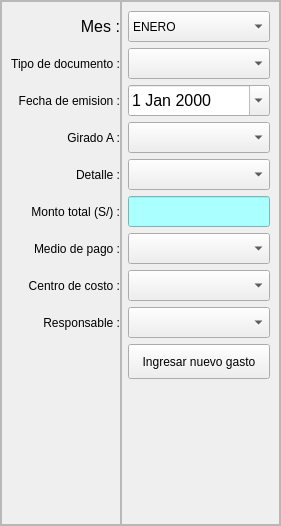
                           <widget class="QFrame" name="frame_14">
                            <property name="styleSheet">
                             <string notr="true"/>
                            </property>
                            <property name="frameShape">
                             <enum>QFrame::StyledPanel</enum>
                            </property>
                            <property name="frameShadow">
                             <enum>QFrame::Raised</enum>
                            </property>
                            <layout class="QHBoxLayout" name="horizontalLayout_9">
                             <property name="spacing">
                              <number>0</number>
                             </property>
                             <property name="leftMargin">
                              <number>0</number>
                             </property>
                             <property name="topMargin">
                              <number>0</number>
                             </property>
                             <property name="rightMargin">
                              <number>0</number>
                             </property>
                             <property name="bottomMargin">
                              <number>0</number>
                             </property>
                             <item>
                              <widget class="QFrame" name="frame_16">
                               <property name="minimumSize">
                                <size>
                                 <width>0</width>
                                 <height>0</height>
                                </size>
                               </property>
                               <property name="maximumSize">
                                <size>
                                 <width>170</width>
                                 <height>16777215</height>
                                </size>
                               </property>
                               <property name="frameShape">
                                <enum>QFrame::StyledPanel</enum>
                               </property>
                               <property name="frameShadow">
                                <enum>QFrame::Raised</enum>
                               </property>
                               <layout class="QVBoxLayout" name="verticalLayout_22">
                                <property name="rightMargin">
                                 <number>0</number>
                                </property>
                                <property name="bottomMargin">
                                 <number>0</number>
                                </property>
                                <item>
                                 <widget class="QLabel" name="label_14">
                                  <property name="minimumSize">
                                   <size>
                                    <width>0</width>
                                    <height>31</height>
                                   </size>
                                  </property>
                                  <property name="font">
                                   <font>
                                    <family>MS Shell Dlg 2</family>
                                    <pointsize>12</pointsize>
                                    <weight>50</weight>
                                    <italic>false</italic>
                                    <bold>false</bold>
                                   </font>
                                  </property>
                                  <property name="text">
                                   <string>Mes :</string>
                                  </property>
                                  <property name="alignment">
                                   <set>Qt::AlignRight|Qt::AlignTrailing|Qt::AlignVCenter</set>
                                  </property>
                                 </widget>
                                </item>
                                <item>
                                 <widget class="QLabel" name="label_15">
                                  <property name="minimumSize">
                                   <size>
                                    <width>0</width>
                                    <height>31</height>
                                   </size>
                                  </property>
                                  <property name="text">
                                   <string>Tipo de documento :</string>
                                  </property>
                                  <property name="alignment">
                                   <set>Qt::AlignRight|Qt::AlignTrailing|Qt::AlignVCenter</set>
                                  </property>
                                 </widget>
                                </item>
                                <item>
                                 <widget class="QLabel" name="label_16">
                                  <property name="minimumSize">
                                   <size>
                                    <width>0</width>
                                    <height>31</height>
                                   </size>
                                  </property>
                                  <property name="text">
                                   <string>Fecha de emision :</string>
                                  </property>
                                  <property name="alignment">
                                   <set>Qt::AlignRight|Qt::AlignTrailing|Qt::AlignVCenter</set>
                                  </property>
                                 </widget>
                                </item>
                                <item>
                                 <widget class="QLabel" name="label_17">
                                  <property name="minimumSize">
                                   <size>
                                    <width>0</width>
                                    <height>31</height>
                                   </size>
                                  </property>
                                  <property name="text">
                                   <string>Girado A :</string>
                                  </property>
                                  <property name="alignment">
                                   <set>Qt::AlignRight|Qt::AlignTrailing|Qt::AlignVCenter</set>
                                  </property>
                                 </widget>
                                </item>
                                <item>
                                 <widget class="QLabel" name="label_18">
                                  <property name="minimumSize">
                                   <size>
                                    <width>0</width>
                                    <height>31</height>
                                   </size>
                                  </property>
                                  <property name="text">
                                   <string>Detalle :</string>
                                  </property>
                                  <property name="alignment">
                                   <set>Qt::AlignRight|Qt::AlignTrailing|Qt::AlignVCenter</set>
                                  </property>
                                 </widget>
                                </item>
                                <item>
                                 <widget class="QLabel" name="label_19">
                                  <property name="minimumSize">
                                   <size>
                                    <width>0</width>
                                    <height>31</height>
                                   </size>
                                  </property>
                                  <property name="text">
                                   <string>Monto total (S/) :</string>
                                  </property>
                                  <property name="alignment">
                                   <set>Qt::AlignRight|Qt::AlignTrailing|Qt::AlignVCenter</set>
                                  </property>
                                 </widget>
                                </item>
                                <item>
                                 <widget class="QLabel" name="label_20">
                                  <property name="minimumSize">
                                   <size>
                                    <width>0</width>
                                    <height>31</height>
                                   </size>
                                  </property>
                                  <property name="text">
                                   <string>Medio de pago :</string>
                                  </property>
                                  <property name="alignment">
                                   <set>Qt::AlignRight|Qt::AlignTrailing|Qt::AlignVCenter</set>
                                  </property>
                                 </widget>
                                </item>
                                <item>
                                 <widget class="QLabel" name="label_21">
                                  <property name="minimumSize">
                                   <size>
                                    <width>0</width>
                                    <height>31</height>
                                   </size>
                                  </property>
                                  <property name="text">
                                   <string>Centro de costo :</string>
                                  </property>
                                  <property name="alignment">
                                   <set>Qt::AlignRight|Qt::AlignTrailing|Qt::AlignVCenter</set>
                                  </property>
                                 </widget>
                                </item>
                                <item>
                                 <widget class="QLabel" name="label_22">
                                  <property name="minimumSize">
                                   <size>
                                    <width>0</width>
                                    <height>31</height>
                                   </size>
                                  </property>
                                  <property name="text">
                                   <string>Responsable :</string>
                                  </property>
                                  <property name="alignment">
                                   <set>Qt::AlignRight|Qt::AlignTrailing|Qt::AlignVCenter</set>
                                  </property>
                                 </widget>
                                </item>
                                <item>
                                 <spacer name="verticalSpacer_3">
                                  <property name="orientation">
                                   <enum>Qt::Vertical</enum>
                                  </property>
                                  <property name="sizeHint" stdset="0">
                                   <size>
                                    <width>20</width>
                                    <height>186</height>
                                   </size>
                                  </property>
                                 </spacer>
                                </item>
                               </layout>
                              </widget>
                             </item>
                             <item>
                              <widget class="QFrame" name="frame_15">
                               <property name="maximumSize">
                                <size>
                                 <width>16777215</width>
                                 <height>16777215</height>
                                </size>
                               </property>
                               <property name="frameShape">
                                <enum>QFrame::StyledPanel</enum>
                               </property>
                               <property name="frameShadow">
                                <enum>QFrame::Raised</enum>
                               </property>
                               <layout class="QVBoxLayout" name="verticalLayout_23">
                                <property name="leftMargin">
                                 <number>6</number>
                                </property>
                                <property name="rightMargin">
                                 <number>9</number>
                                </property>
                                <item>
                                 <widget class="QComboBox" name="comboBox">
                                  <property name="minimumSize">
                                   <size>
                                    <width>0</width>
                                    <height>31</height>
                                   </size>
                                  </property>
                                  <property name="styleSheet">
                                   <string notr="true"/>
                                  </property>
                                  <item>
                                   <property name="text">
                                    <string>ENERO</string>
                                   </property>
                                  </item>
                                  <item>
                                   <property name="text">
                                    <string>FEBRERO</string>
                                   </property>
                                  </item>
                                  <item>
                                   <property name="text">
                                    <string>MARZO</string>
                                   </property>
                                  </item>
                                  <item>
                                   <property name="text">
                                    <string>ABRIL</string>
                                   </property>
                                  </item>
                                  <item>
                                   <property name="text">
                                    <string>MAYO</string>
                                   </property>
                                  </item>
                                  <item>
                                   <property name="text">
                                    <string>JUNIO</string>
                                   </property>
                                  </item>
                                  <item>
                                   <property name="text">
                                    <string>JULIO</string>
                                   </property>
                                  </item>
                                  <item>
                                   <property name="text">
                                    <string>AGOSTO</string>
                                   </property>
                                  </item>
                                  <item>
                                   <property name="text">
                                    <string>SETIEMBRE</string>
                                   </property>
                                  </item>
                                  <item>
                                   <property name="text">
                                    <string>OCTUBRE</string>
                                   </property>
                                  </item>
                                  <item>
                                   <property name="text">
                                    <string>NOVIEMBRE</string>
                                   </property>
                                  </item>
                                  <item>
                                   <property name="text">
                                    <string>DICIEMBRE</string>
                                   </property>
                                  </item>
                                 </widget>
                                </item>
                                <item>
                                 <widget class="QComboBox" name="comboBox_2">
                                  <property name="minimumSize">
                                   <size>
                                    <width>0</width>
                                    <height>31</height>
                                   </size>
                                  </property>
                                 </widget>
                                </item>
                                <item>
                                 <widget class="QDateEdit" name="date_emision">
                                  <property name="minimumSize">
                                   <size>
                                    <width>0</width>
                                    <height>31</height>
                                   </size>
                                  </property>
                                  <property name="font">
                                   <font>
                                    <family>MS Shell Dlg 2</family>
                                    <pointsize>12</pointsize>
                                    <weight>9</weight>
                                    <italic>false</italic>
                                    <bold>false</bold>
                                   </font>
                                  </property>
                                  <property name="styleSheet">
                                   <string notr="true"/>
                                  </property>
                                  <property name="calendarPopup">
                                   <bool>true</bool>
                                  </property>
                                 </widget>
                                </item>
                                <item>
                                 <widget class="QComboBox" name="comboBox_3">
                                  <property name="minimumSize">
                                   <size>
                                    <width>0</width>
                                    <height>31</height>
                                   </size>
                                  </property>
                                 </widget>
                                </item>
                                <item>
                                 <widget class="QComboBox" name="comboBox_4">
                                  <property name="minimumSize">
                                   <size>
                                    <width>0</width>
                                    <height>31</height>
                                   </size>
                                  </property>
                                 </widget>
                                </item>
                                <item>
                                 <widget class="QLineEdit" name="lineEdit_11">
                                  <property name="minimumSize">
                                   <size>
                                    <width>0</width>
                                    <height>31</height>
                                   </size>
                                  </property>
                                  <property name="font">
                                   <font>
                                    <pointsize>12</pointsize>
                                   </font>
                                  </property>
                                  <property name="styleSheet">
                                   <string notr="true">background-color: rgb(170, 255, 255);</string>
                                  </property>
                                 </widget>
                                </item>
                                <item>
                                 <widget class="QComboBox" name="comboBox_5">
                                  <property name="minimumSize">
                                   <size>
                                    <width>0</width>
                                    <height>31</height>
                                   </size>
                                  </property>
                                 </widget>
                                </item>
                                <item>
                                 <widget class="QComboBox" name="comboBox_6">
                                  <property name="minimumSize">
                                   <size>
                                    <width>0</width>
                                    <height>31</height>
                                   </size>
                                  </property>
                                 </widget>
                                </item>
                                <item>
                                 <widget class="QComboBox" name="comboBox_7">
                                  <property name="minimumSize">
                                   <size>
                                    <width>0</width>
                                    <height>31</height>
                                   </size>
                                  </property>
                                 </widget>
                                </item>
                                <item>
                                 <widget class="QPushButton" name="pushButton_3">
                                  <property name="minimumSize">
                                   <size>
                                    <width>0</width>
                                    <height>35</height>
                                   </size>
                                  </property>
                                  <property name="text">
                                   <string>Ingresar nuevo gasto</string>
                                  </property>
                                 </widget>
                                </item>
                                <item>
                                 <spacer name="verticalSpacer_5">
                                  <property name="orientation">
                                   <enum>Qt::Vertical</enum>
                                  </property>
                                  <property name="sizeHint" stdset="0">
                                   <size>
                                    <width>20</width>
                                    <height>136</height>
                                   </size>
                                  </property>
                                 </spacer>
                                </item>
                               </layout>
                              </widget>
                             </item>
                            </layout>
                           </widget>
